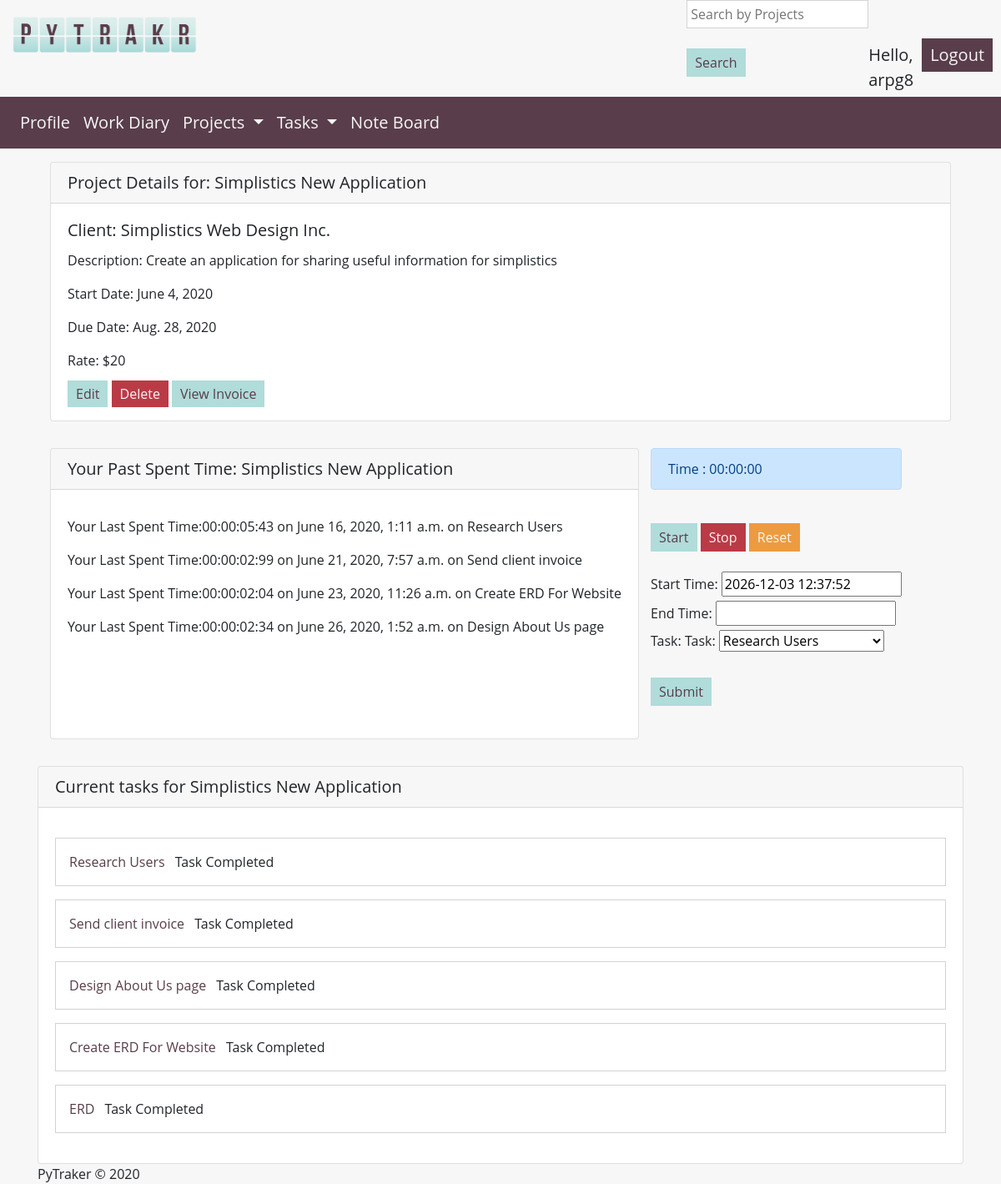
The page /PyTraker/details_project/2 (signed in) on the database its author committed.
### PyTraker/models.py (models this page shows, shortened)
class Projects(models.Model):
    name = models.CharField(max_length=50)
    description = models.TextField(max_length=250)
    clientID = models.ForeignKey(Clients, on_delete=models.CASCADE)
    payRate = models.IntegerField()
    startDate = models.DateTimeField()
    dueDate = models.DateTimeField()

class Clients(models.Model):
    name = models.CharField(max_length=50)
    email = models.CharField(max_length=50)
    phone = models.CharField(max_length=50)
    def __str__(self):
        return self.name

class Timers(models.Model):
    startTime = models.DateTimeField()
    endTime = models.DateTimeField()
    totaltime = models.CharField(max_length=100,default="0")
    totalhours = models.DecimalField(max_digits=5, decimal_places=2, default=0)
    projectID = models.ForeignKey(Projects, on_delete=models.CASCADE,default='1')
    task = models.ForeignKey(Tasks, on_delete=models.CASCADE, default='4')

class Tasks(models.Model):
    projectID = models.ForeignKey(Projects, on_delete=models.CASCADE)
    name = models.CharField(max_length=50)
    description = models.TextField(max_length=250)
    complete = models.BooleanField(default=False)
    due_date = models.DateTimeField()
    def __str__(self):
        return self.name

### PyTraker/views.py (the view, shortened to what this page needs)
# urls.py: path("PyTraker/details_project/<int:pk>", views.details_project, name="details_project"),
@login_required
def details_project(request, pk):
    project = get_object_or_404(Projects, pk=pk)
    date = datetime.now()
    timer = Timers.objects.filter(projectID=pk)
    task = Tasks.objects.filter(projectID=pk)
    try:
        invoice = Invoices.objects.get(projectID_id=pk)
    except Invoices.DoesNotExist:
        invoice = 'false'
    context = {
        'project':project,
        'time':defaultfilters.date(date, "h:i:s "),
        'stime':defaultfilters.date(date,'Y-m-d h:i:s'),
        'spentdate':defaultfilters.date(date,'Y-m-d'),
        'daylight':defaultfilters.date(date,''),
        'timer':timer,
        'task':task,
        'invoice':invoice
    }
    return render(request, 'PyTraker/details_project.html', context)

### PyTraker/templates/PyTraker/details_project.html (shortened to what this page needs)
{% extends "PyTraker/header.html" %}
{% block content %}
<div class="page-wrap">
<div class="container">
<div class="card">
  <h5 class="card-header">Project Details for: {{ project.name }}</h5>
  <div class="card-body">
    <h5 class="card-title">Client: {{ project.clientID }}</h5>
    <p class="card-text">Description: {{ project.description }}</p>
          <p class="card-text">Start Date: {{ project.startDate.date }}</p>
          <p class="card-text">Due Date: {{ project.dueDate.date }}</p>
          <p class="card-text">Rate: ${{ project.payRate }}</p>
    <a href="/PyTraker/edit_project/{{ project.id }}" class="new-btn">Edit</a>
    <a href="/PyTraker/delete_project/{{ project.id }}"  class="delete-btn"  id ='{{project.id}}'>Delete</a>
      {% if invoice == 'false' %}
      <a href="/PyTraker/new_invoice/{{ project.id }}" class="new-btn">Create Invoice</a>
      {% else %}
      <a href="/PyTraker/invoice/{{ project.id }}" class="new-btn">View Invoice</a>
    {% endif %}
  </div>
</div>
<div class="timer-wrap">
<div class="summary-container">
        <div class="card">
          <h5 class="card-header">Your Past Spent Time: {{ project.name }}</h5>
          <div class="card-body">
            {% for time in timer %}
            <p class="card-text">Your Last Spent Time:{{time.totaltime }} on {{ time.startTime }} on
                {{time.task}}
            </p>
            {% endfor %}
          </div>
        </div>
    </div>
    <div class="watch-container">
    <div>
        <section id="stopWatch">
            <p id="timer"  class="alert alert-primary" role="alert"> Time : 00:00:00 </p>
            <button id="start" class="new-btn" onclick="start()"> Start </button>
            <button id="stop" class="delete-btn" onclick="stop()"> Stop </button>
            <button id="reset" class="reset-btn" onclick="reset()"> Reset </button>
        </section>
        <form method="post" action="">
            <label>Start Time:</label>
            <input type="text" value="{{ stime }}" id="stime" name="stime"/><br/>
            <label>End Time:</label>
            <input type="text" value="" id="stoptime" name="stoptime" />
            <br/><label>Task:</label>
            <label>Task:</label>
            <select name="task">
                {% for t in task %}
                <option value="{{ t.id }}" name="task">{{ t.name }}</option>
                {% endfor %}
            </select>
            <br/><input type="submit" value="Submit" class="new-btn" name="submit" />
        </form>
    </div>
    </div>
</div>
</div>
    <div class="card">
        <h5 class="card-header">Current tasks for {{ project.name }}</h5>
        <div class="card-body">
        {% if task %}
        <div class="list">
        {% for t in task %}
            {% if t.complete == False %}
        <p class="list-item"><a href="/PyTraker/task_detail/{{ t.id }}" class="d-inline-flex p-2">{{ t.name }}</a>
            <span><a href="/PyTraker/change_status/{{ t.id }}" class="complete-btn">&check;</a></span></p>
                {% else %}
                <p class="list-item"><a href="/PyTraker/task_detail/{{ t.id }}" class="d-inline-flex p-2">{{ t.name }}</a>
                <span>Task Completed</span></p>
            {%  endif %}
        {% endfor %}
        </div>
        {% else %}
            <p>You don't have any tasks yet! <a class="new-btn" href="/PyTraker/new_task">Add a task.</a></p>
        {% endif %}
        </div>
    </div>
</div>
{% endblock %}

### PyTraker/templates/PyTraker/header.html (shortened to what this page needs)
<head>
    <link rel="stylesheet" href="https://stackpath.bootstrapcdn.com/bootstrap/4.5.0/css/bootstrap.min.css"
>
    <link rel="stylesheet" href="//code.jquery.com/ui/1.12.1/themes/base/jquery-ui.css">
     {% load static %}
    <link rel="stylesheet" type="text/css" href="{% static 'Sass/style.css' %}">
</head>
<body>
<header>
    <div class="logo-container">
        {% load static %}
        <div class="logo-img">
            <a href="/PyTraker/index"><img src="{% static "PyTraker/logo.png" %}" alt="My logo" id="logo"></a>
        </div>
        {% if user.is_authenticated %}
        <div class="search-wrapper">
           <form class="search-form" action="/search" method="get">
                <input name='q' type="text" placeholder="Search by Projects" aria-label="Search">
                <button class="new-btn" type="submit">Search</button>
           </form>
        </div>
            <div class="greetuser"><span>Hello, {{ request.user }}</span>  <a href="#" onClick="document.getElementById('logoutform').submit()"><button type="button" id="logout-btn">Logout</button></a></div>
        </div>
        {% else %}
        <div class="greetuser">
            <a href="{% url 'PyTraker:sign_up' %}" class="nav-link"  >Sign up</a>  <a href="/PyTraker/login/?next=/" class="nav-link" >Login</a>
        </div>
        {% endif %}
<div class="nav-wrapper">
    <nav class="navbar navbar-expand-lg navbar-light bg-light">
  <div class="collapse navbar-collapse" id="navbarSupportedContent">
    <ul class="navbar-nav mr-auto">
        {% if user.is_authenticated %}
      <li class="nav-item">
        <a class="nav-link" href="/PyTraker/user_profile/{{ request.user.id }}">Profile</a>
      </li>
      <li class="nav-item">
        <a class="nav-link" href="/PyTraker/workdiary">Work Diary</a>
      </li>
      <li class="nav-item dropdown">
        <a class="nav-link dropdown-toggle" href="#" id="navbarDropdown" role="button" data-toggle="dropdown" aria-haspopup="true" aria-expanded="false">
          Projects
        </a>
      </li>
            <li class="nav-item dropdown">
        <a class="nav-link dropdown-toggle" href="#" id="navbarDropdown" role="button" data-toggle="dropdown" aria-haspopup="true" aria-expanded="false">
          Tasks
        </a>
      </li>
      <li class="nav-item">
        <a class="nav-link" href="/PyTraker/noteboard">Note Board</a>
      </li>
    </ul>
    {% endif %}
  </div>
</nav>
</div>
</header>
<div class="container">
{% block content %}
{% endblock %}
<footer>PyTraker &#169; 2020 </footer>
 </body>

### PyTraker/static/Sass/style.css (style rules this page uses)
.reset-btn, .delete-btn, .new-btn, .stop-btn, .start-btn, #logout-btn, button [type=button] { padding: 5px 10px; border-radius: 0; color: #f7f7f7; margin: 1.5em 0; }
body { background-color: #f7f7f7; font-family: "Open Sans", sans-serif; }
a { text-decoration: none; color: #61C9A8; }
.page-wrap { margin-top: 1em; }
button { border: none; }
nav { background-color: #593d4a; }
nav li a { color: #f7f7f7; }
.navbar { background-color: #593d4a !important; }
.nav-item a { color: #f7f7f7 !important; font-size: 1.25em; }
#logout-btn { background-color: #593d4a; margin-top: 0; margin-left: 0.5em; margin-right: 0.5em; }
.logo-container { display: flex; align-items: flex-start; justify-content: space-between; }
#logo { max-width: 30%; height: auto; margin-left: auto; margin-right: auto; margin-top: 0.75em; align-self: flex-start; }
.search-wrapper { display: flex; width: 50%; }
.greetuser { display: flex; align-self: flex-end; width: 40%; font-size: 1.25em; margin-top: 1em; }
.greetuser span { margin-top: 0.25em; }
.search-form { margin: 0; }
.search-form input[type=text] { padding: 4px; border: 1px solid lightgrey; border-radius: 0; }
.new-btn { background-color: #b0dcda; color: #593d4a; }
.delete-btn { background-color: #BA3B46; }
input[type=submit] { border: 0; }
.reset-btn { background-color: #ED9B40; }
.list { margin-top: 1em; width: 100%; }
.list .list-item { background: #fff; border: 1px solid lightgrey; padding: 0.5em; }
.list .list-item a { color: #593d4a; }
.timer-wrap { display: flex; margin: 2em 0; justify-content: space-between; }
.summary-container { display: flex; flex: 2; float: right; }
.watch-container { display: flex; flex: 1; align-content: stretch; }

### rows shown on the page
Projects: name "Simplistics New Application", clientID "Simplistics Web Design Inc.", description "Create an application for sharing useful information for simplistics", startDate "June 4, 2020", dueDate "Aug. 28, 2020", payRate "20"
Timers: totaltime "00:00:05:43", startTime "June 16, 2020, 1:11 a.m.", task "Research Users"
Timers: totaltime "00:00:02:99", startTime "June 21, 2020, 7:57 a.m.", task "Send client invoice"
Timers: totaltime "00:00:02:04", startTime "June 23, 2020, 11:26 a.m.", task "Create ERD For Website"
Timers: totaltime "00:00:02:34", startTime "June 26, 2020, 1:52 a.m.", task "Design About Us page"
Tasks: name "Research Users"
Tasks: name "Send client invoice"
Tasks: name "Design About Us page"
Tasks: name "Create ERD For Website"
Tasks: name "ERD"

### other values the page prints
{{ request.user }} "arpg8"
form field task "Research Users"
